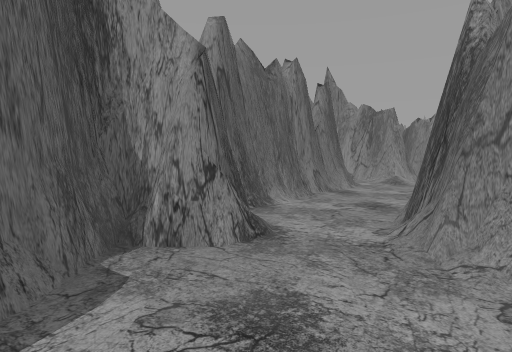
View 1 (above)

16 first-person views from a walk through a 3-D level made in the Unity game engine. The camera is 1.3 m above the floor, tilts 4° down and sees 75° across. The floor is counted in squares, 1 m on a side. Each view is taken from the middle of a square. On the plan, view 1 faces up. The plan holds only what a view shows up to about 14 squares ahead; the rest is blank. The place goes on beyond the plan. The player character is not drawn.

View 2
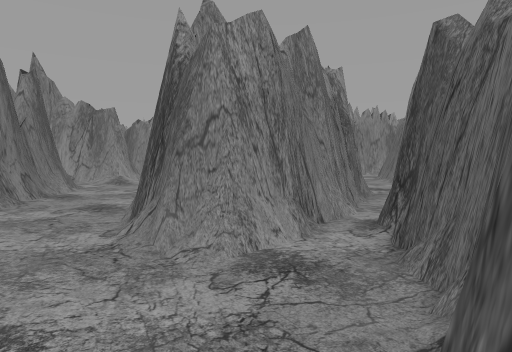

View 3
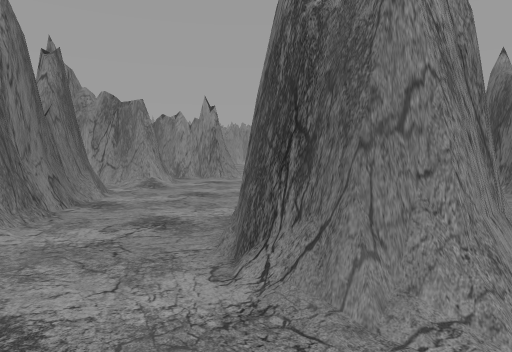

View 4
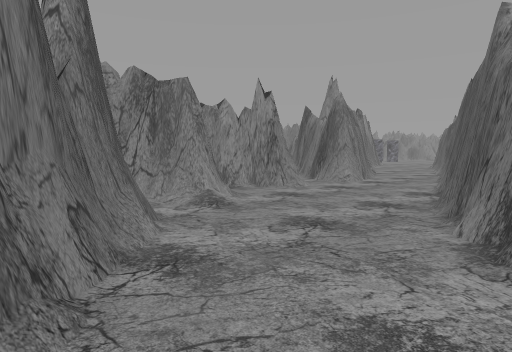

View 5
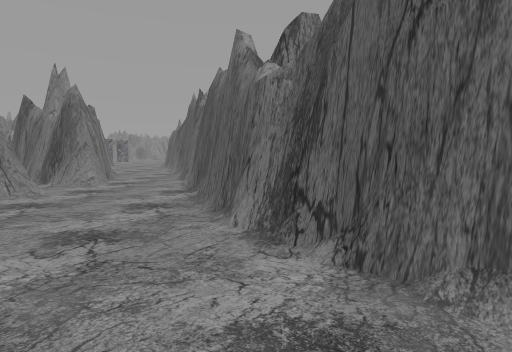

View 6
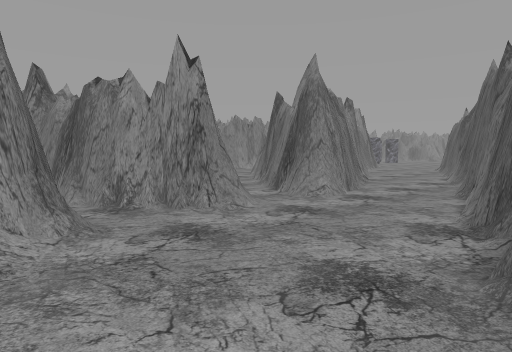

View 7
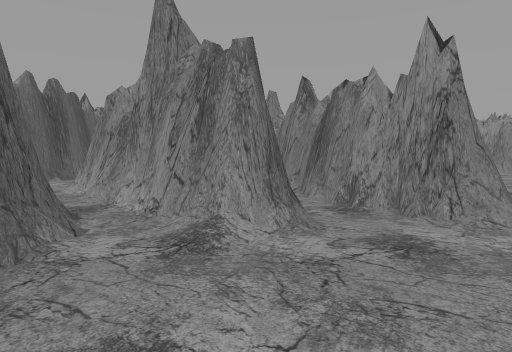

View 8
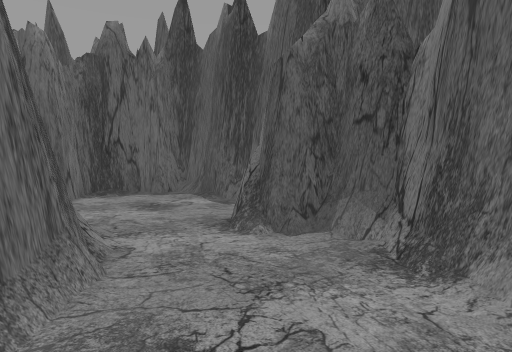

View 9
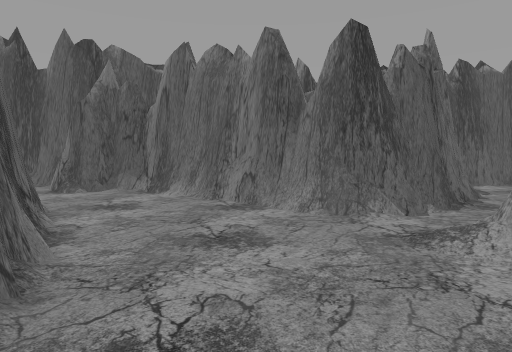

View 10
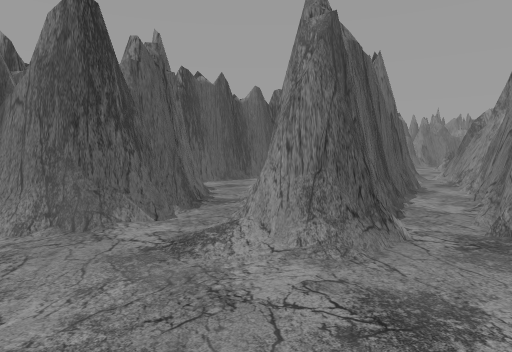

View 11
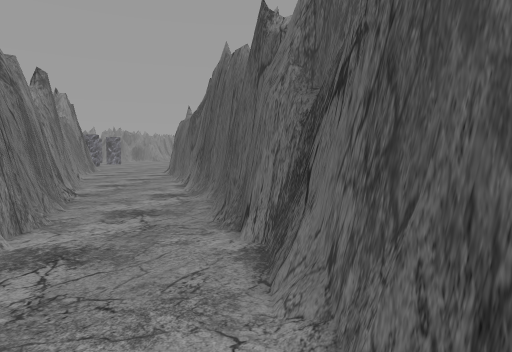

View 12
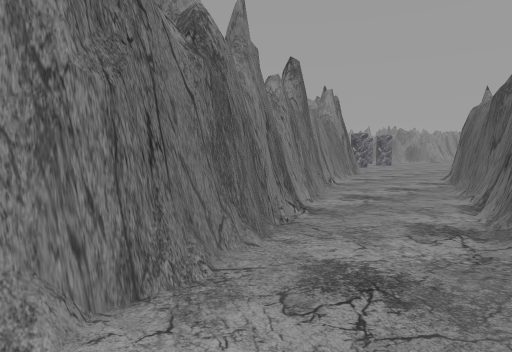

View 13
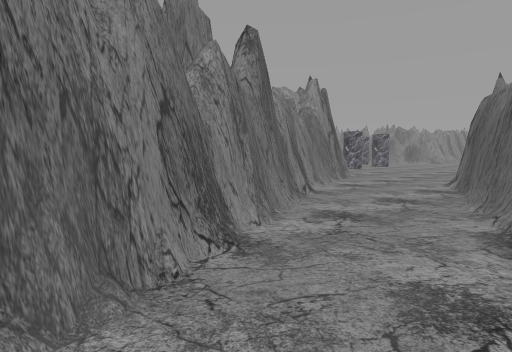

View 14
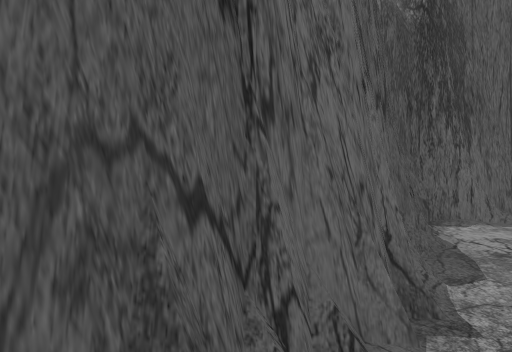

View 15
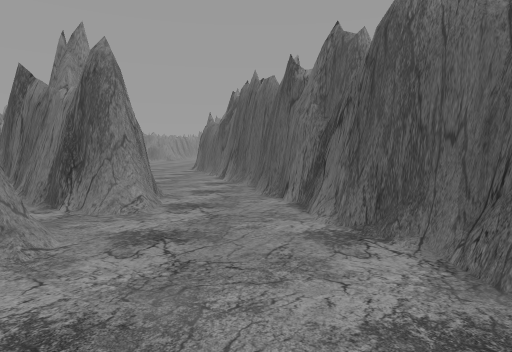

View 16
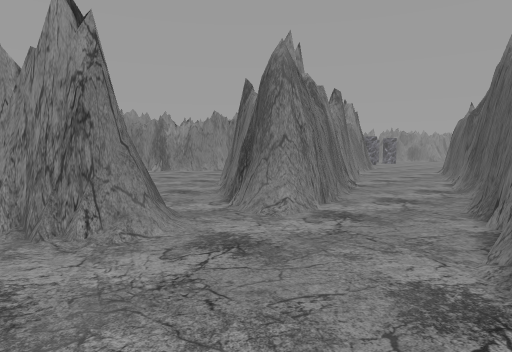

### Floor plan
Key: @ floor where view 1 was taken; # wall or solid block; . floor; / step, stairs or slope; = window, fence, low wall or low ledge; T thing the floor can be seen under or through.
Columns run from 3 left of view 1 to 32 right of it. Each row starts with its distance up from view 1.
 22 #. .#             ...#         ###
 21 ##..###           ..##       ###...
 20 ##...=#      #   ...#      ###.....
 19  ###..##    ##   ..##   ####........
 18    #TT.####=##  ..### ####..........
 17      TT.####.###..######.........###
 16       T..##=..==..###.........####
 15       ##.//.................###
 14       ##.................####
 13      ##=.............#####
 12     ##...........==###
 11     #=.........#####
 10    ##......#####
  9   ##......##
  8   #.....###
  7   #...###
  6  ##/..##
  5  ##/..##
  4  #....#####
  3  #........#
  2  #......###
  1  #....###
  0  ##@###
 -1   ###

Positions as (right, up) in squares from view 1, and headings:
1: (0, 0), facing up
2: (0, 0), facing up-right
3: (0, 3), facing up-right
4: (1, 8), facing up-right
5: (1, 9), facing right
6: (6, 10), facing up-right
7: (7, 10), facing up
8: (4, 10), facing down-left
9: (11, 12), facing left
10: (10, 12), facing up-left
11: (11, 12), facing right
12: (15, 13), facing up-right
13: (18, 14), facing up-right
14: (4, 17), facing left
15: (7, 13), facing right
16: (9, 11), facing up-right
